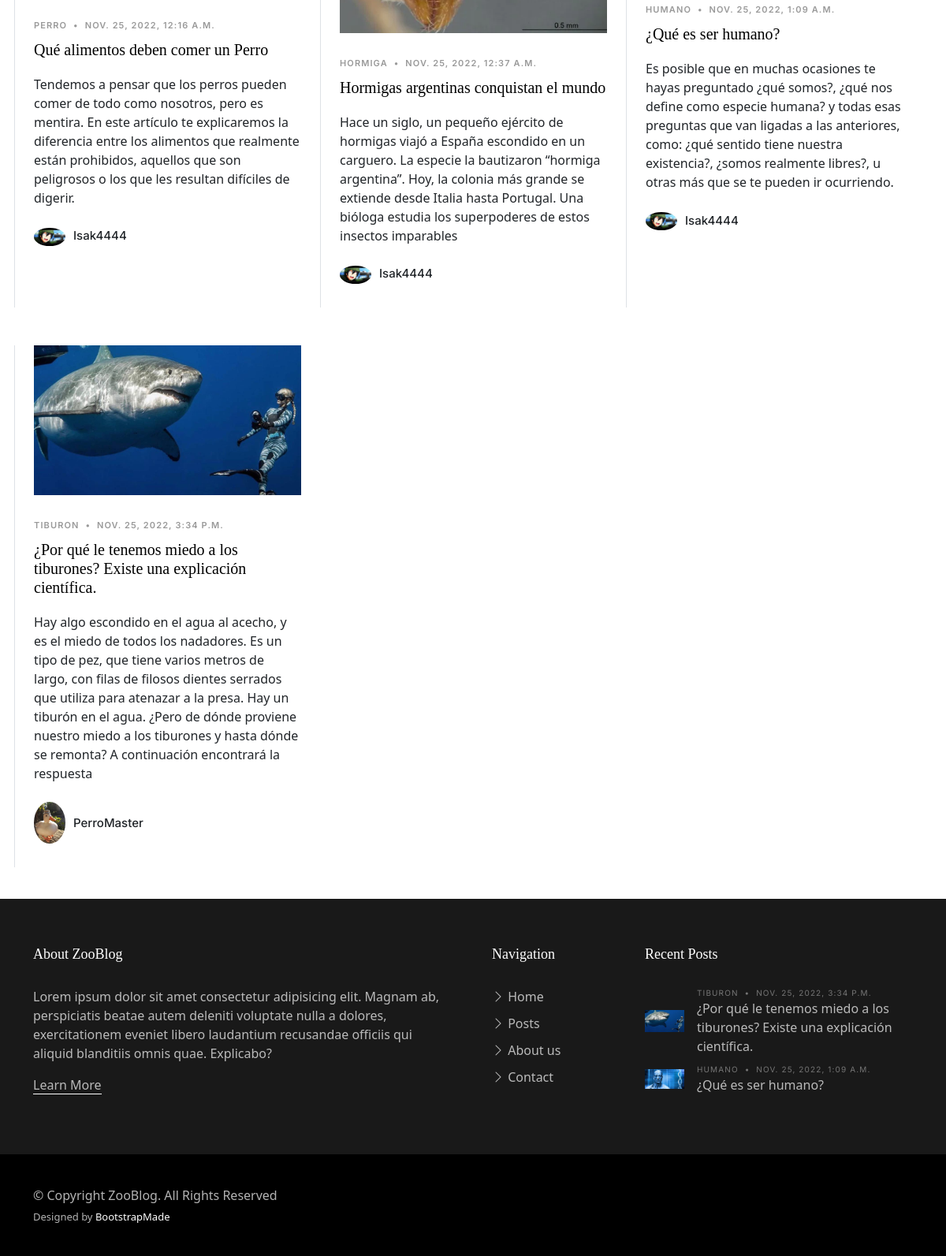
The page /Appzoologico/ (lower part) on the database as committed earlier.
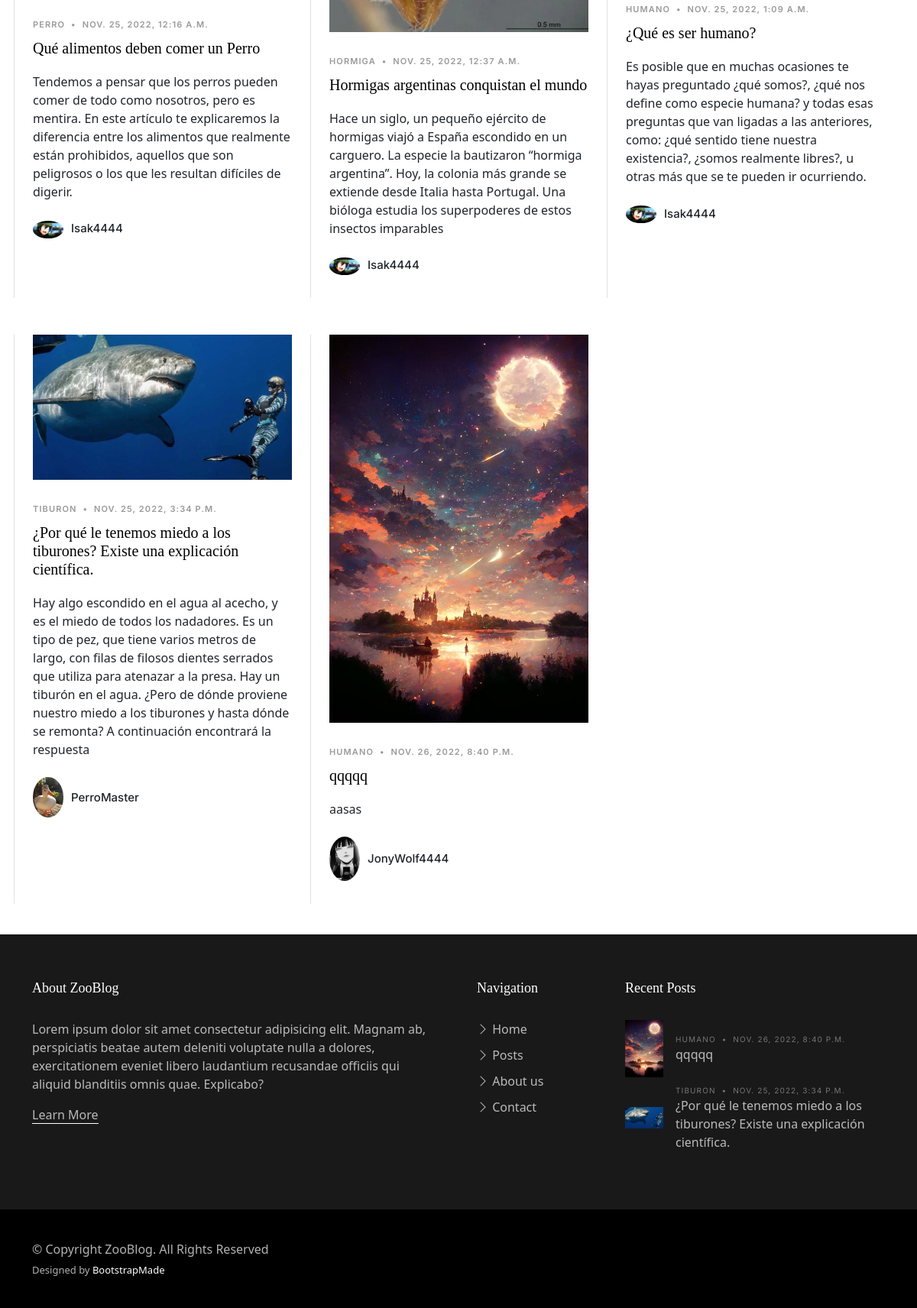
The same page on the database as committed later.
### Appzoologico/models.py (models this page shows, shortened)
class Posteo(models.Model):
    titulo = models.CharField(max_length=80)
    subtitulo = models.TextField(max_length=400)
    posteo = models.TextField(max_length=2000)
    user = models.ForeignKey(User, on_delete=models.CASCADE)
    fecha_post = models.DateTimeField(auto_now=False, auto_now_add=False)
    animal = models.CharField(default='',max_length=80)
    imagen = models.ImageField(upload_to='posts', null=True, blank = True)
    avatar_url = models.CharField(default='',max_length=100)

### Appzoologico/views.py (the view)
# urls.py: path('', view_zool, name="Home"),
def view_zool(request):
    vertebrados = Animal_GrupoSecundario1.objects.all()
    invertebrados = Animal_GrupoSecundario2.objects.all()
    post = Posteo.objects.all()
    postFooter= post[::-1]
    try:
        avatar = Avatar.objects.get(user = request.user)
    except:
        return render(request, "indexZoo.html",  {"vertebrados": vertebrados, "invertebrados": invertebrados, "post":post, "recentPost": postFooter[0:2]})
    return render(request, "indexZoo.html",  {"vertebrados": vertebrados, "invertebrados": invertebrados, "imgPerfil": avatar.imagen.url, "post":post, "recentPost": postFooter[0:2]})

### Appzoologico/templates/indexZoo.html (shortened to what the changed rows need)
<!DOCTYPE html>
<html lang="en">
<head>
  {% load static %}
  <link href="{% static 'assets/vendor/bootstrap/css/bootstrap.min.css' %}" rel="stylesheet">
  <link href="{% static 'assets/vendor/bootstrap-icons/bootstrap-icons.css' %}" rel="stylesheet">
  <link href="{% static 'assets/vendor/swiper/swiper-bundle.min.css' %}" rel="stylesheet">
  <link href="{% static 'assets/vendor/glightbox/css/glightbox.min.css' %}" rel="stylesheet">
  <link href="{% static 'assets/vendor/aos/aos.css' %}" rel="stylesheet">
  <link href="{% static 'assets/css/variables.css' %}" rel="stylesheet">
  <link href="{% static 'assets/css/main.css' %}" rel="stylesheet">
</head>
<body>
  {% block Main %}
  <main id="main">
    <section id="posts" class="posts">
      <div class="container" data-aos="fade-up">
        <div class="row g-5">
          {% for item in post %}
          <div class="col-lg-4 border-start custom-border">
            <div class="post-entry-1 ">
              <a href="{% url 'PostDetalles' item.id %}"><img src="{{ item.imagen.url }}" alt="" class="img-fluid"></a>
              <div class="post-meta"><span class="date">{{item.animal}}</span> <span class="mx-1">&bullet;</span> <span>{{item.fecha_post}}</span></div>
              <h2><a href="{% url 'PostDetalles' item.id %}">{{item.titulo}}</a></h2>
              <p class="mb-4 d-block">{{item.subtitulo}}</p>
              <div class="d-flex align-items-center author">
                <div class="photo"><img src="{{ item.avatar_url }}" alt="" class="img-fluid"></div>
                <div class="name">
                  <h3 class="m-0 p-0">{{item.user.username}}</h3>
                </div>
              </div>
            </div>
          </div>
          {% endfor %}
        </div>
      </div>
    </section>
  </main>
  {% endblock %}
  <footer id="footer" class="footer">
    <div class="footer-content">
      <div class="container">
        <div class="row g-5">
          <div class="col-lg-4">
            <ul class="footer-links footer-blog-entry list-unstyled">
              {% for item in recentPost %}
              <li>
                <a href="{% url 'PostDetalles' item.id %}" class="d-flex align-items-center">
                  <img src="{{ item.imagen.url }}" alt="" class="img-fluid me-3">
                  <div>
                    <div class="post-meta d-block"><span class="date">{{item.animal}}</span> <span class="mx-1">&bullet;</span> <span>{{item.fecha_post}}</span></div>
                    <span>{{item.titulo}}</span>
                  </div>
                </a>
              </li>
              {% endfor %}
            </ul>
          </div>
        </div>
      </div>
    </div>
  </footer>
</body>
</html>

Rows that differ between the two databases and show on the page:
no longer on one of the page's lists (row unchanged): Posteo: animal "HUMANO", fecha_post "NOV. 25, 2022, 1:09 A.M.", titulo "¿Qué es ser humano?"
added Posteo: imagen (picture), animal "HUMANO", fecha_post "NOV. 26, 2022, 8:40 P.M.", titulo "qqqqq", subtitulo "aasas", avatar_url (picture), user.username "JonyWolf4444"
